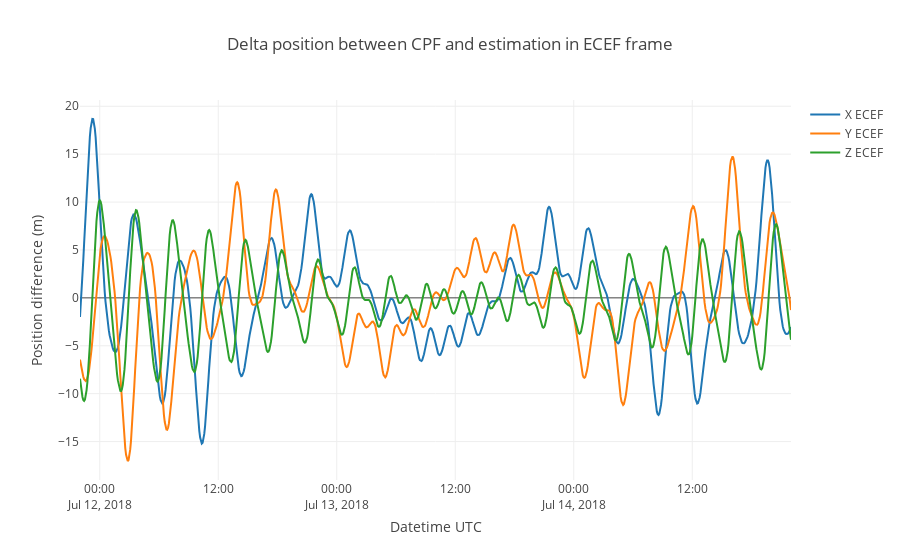

Notebook code for this chart:
### Markdown cell above
Plotting position difference

### Code cell
import plotly.graph_objs as go

traceX = go.Scatter(
    x = cpfDataFrame['x'].index,
    y = PV_ecef_df['x'] - cpfDataFrame['x'],
    mode='lines',
    name='X ECEF'
)

traceY = go.Scatter(
    x = cpfDataFrame['y'].index,
    y = PV_ecef_df['y'] - cpfDataFrame['y'],
    mode='lines',
    name='Y ECEF'
)

traceZ = go.Scatter(
    x = cpfDataFrame['z'].index,
    y = PV_ecef_df['z'] - cpfDataFrame['z'],
    mode='lines',
    name='Z ECEF'
)

data = [traceX, traceY, traceZ]

layout = go.Layout(
    title = 'Delta position between CPF and estimation in ECEF frame',
    xaxis = dict(
        title = 'Datetime UTC'
    ),
    yaxis = dict(
        title = 'Position difference (m)'
    )
)

fig = dict(data=data, layout=layout)

py.iplot(fig)

### Figure 1 — Plotly figure (JSON) as saved in the notebook; plotly's stock layout.template omitted (floating-point values rounded to 4 significant figures; data arrays with more than 128 entries replaced by an {"elided": "..."} marker saying what was removed)
{"data": [{"mode": "lines", "name": "X ECEF", "type": "scatter", "uid": "0dab3cac-b74e-45a3-9cdc-10f7a6f5365d", "x": {"elided": "865 str values"}, "y": {"elided": "865 float values"}}, {"mode": "lines", "name": "Y ECEF", "type": "scatter", "uid": "a47429a9-8a95-4f7d-b6a1-028d94b3d4f3", "x": {"elided": "865 str values"}, "y": {"elided": "865 float values"}}, {"mode": "lines", "name": "Z ECEF", "type": "scatter", "uid": "fc14668d-a598-4400-abe4-90e3d65cbbfc", "x": {"elided": "865 str values"}, "y": {"elided": "865 float values"}}], "layout": {"autosize": true, "title": {"text": "Delta position between CPF and estimation in ECEF frame"}, "xaxis": {"autorange": true, "range": ["2018-07-11 22:00", "2018-07-14 22:00"], "title": {"text": "Datetime UTC"}, "type": "date"}, "yaxis": {"autorange": true, "range": [-19.01, 20.65], "title": {"text": "Position difference (m)"}, "type": "linear"}}}
